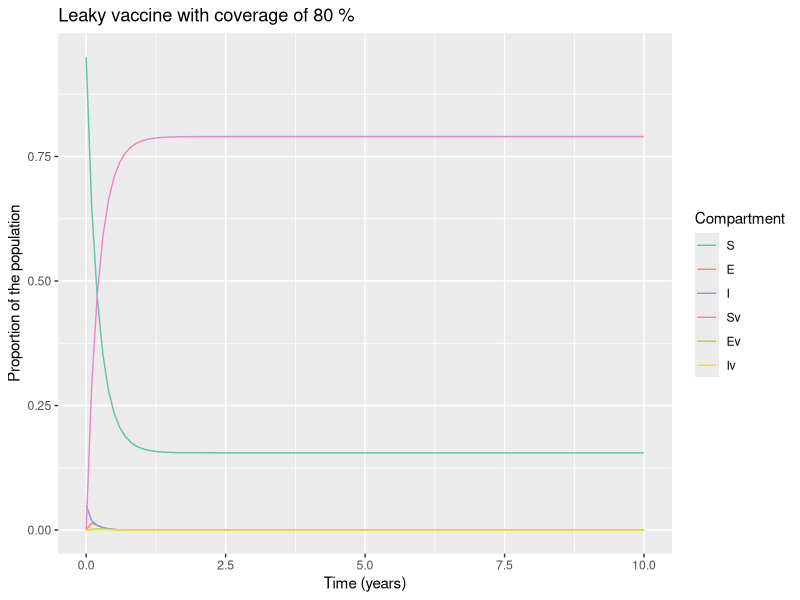

Reproduce this figure in R.
# LOAD THE PACKAGES:123
library(deSolve)
library(reshape2)
library(ggplot2)

# MODEL INPUTS:

initial_state_values <- c(S = 1000000-50101,
                          E = 100,        
                          I = 50000,        
                          Sv = 0,      
                          Ev = 0,
                          Iv = 0)      

# Parameters
parameters <- c(beta = 0.0276*365,     # the infection rate in units of years^-1
                delta = 0.0164*365,     # the latency period in units of years^-1
                c_s = 0.3,       # the reduction in the force of infection
                # acting on those vaccinated
                c_i = 0.5,# the reduction in the infectivity of vaccinated infected people  
                u = 0.01*365,#death rate in units of years^-1
                a = (1/42)*365, #cull due to infection in units of years^-1
                b = 0.01*365, #birth rate in units of years^-1
                vc = 0.8) # vaccine coverage    

# TIMESTEPS:

# Sequence of timesteps to solve the model at
times <- seq(from = 0, to = 10, by =0.1)#from 0 to 20 years, daily intervalS
# MODEL FUNCTION: 

vaccine_model <- function(time, state, parameters) {  
  
  with(as.list(c(state, parameters)), {    
    
    # Defining lambda as a function of beta and E:
    N <- S + E + I + Sv + Ev + Iv
    lambda <- beta * I/N + c_i * beta * Iv/N 
    # the Ev compartment gets c_i times less infected than the E compartment
   
    
    # The differential equations
    dS <- -lambda * S - u * S  - vc * S + (b * N * (1-vc))           
    dE <- lambda * S - delta * E - u * E - vc * E
    dI <- delta * E - a * I - u * I  
    dSv <- -c_s * lambda * Sv - u * Sv + vc * S  + b * N * vc            
    dEv <- c_s * lambda * Sv - delta * Ev - u * Ev + vc * E
    dIv <- delta * Ev - a * Iv - u * Iv
    
    return(list(c(dS, dE, dI, dSv, dEv,dIv))) 
  })
  
}

# MODEL OUTPUT:

# Solving the differential equations using the ode integration algorithm
output <- as.data.frame(ode(y = initial_state_values, 
                            times = times, 
                            func = vaccine_model,
                            parms = parameters))

# PLOT THE OUTPUT

# turn output dataset into long format
output_long <- melt(as.data.frame(output), id = "time")

# Adding a column for the prevalence proportion to the long-format output
output_long$prevalence <- output_long$value/sum(initial_state_values)

# Plot the number in each compartment over time
ggplot(data = output_long,                                               
       aes(x = time, y = prevalence, colour = variable, group = variable)) +  
  geom_line() +                                                          
  xlab("Time (years)")+                                                   
  ylab("Proportion of the population") +
  labs(title = paste("Leaky vaccine with coverage of", 80, "%"), 
       colour = "Compartment") +
  scale_colour_brewer(palette = "Set2")
